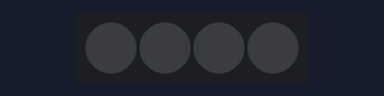
A sketch run on a simulated Arduino Uno, built with avr-gcc and run on an emulated ATmega328P. On the bench: 4 RGB LEDs in strip order, left to right. Dim RGB values are drawn brighter than linear.

Above: at 0.15 s.
At 39.68 s:
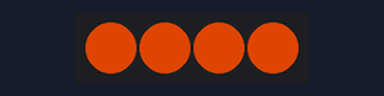
Timing chart, 0 to 40.0 s (numbered marks = the images above):
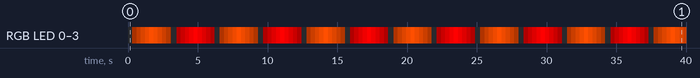

Measured:
- by itself, RGB LED 0–3: off → RGB(45, 13, 0) at 0.31 s, → RGB(95, 29, 0) 0.31 s later, → RGB(144, 45, 0) 0.31 s later, → RGB(194, 60, 0) 0.31 s later, … (129 changes in this stretch)

The sketch:

threemore.ino
```cpp
#include <Adafruit_NeoPixel.h>
#include <avr/power.h>

#define PIN 1
#define NUM_OF_PIXELS 4

Adafruit_NeoPixel pixels = Adafruit_NeoPixel(NUM_OF_PIXELS, PIN, NEO_GRB + NEO_KHZ800);

int brightness = 0;
int fadeAmount = 5;

void setup() {
  pixels.begin();
  pixels.show();
}

uint32_t orange = pixels.Color(254,80,0);
uint32_t red = pixels.Color(255,0,0);
uint32_t color = orange;

void loop() {

  for(int i=0; i< NUM_OF_PIXELS; i++){
    pixels.setPixelColor(i, color);
  }

  pixels.setBrightness(brightness);
  pixels.show();

  brightness = brightness + fadeAmount;

  if (brightness == 0 || brightness == 255) {
    fadeAmount = -fadeAmount;
  }

  if (brightness == 0 ){
    if( color == red ){
      color = orange;
    }else{
      color = red;
    }
  }

  delay(30);

}
```
